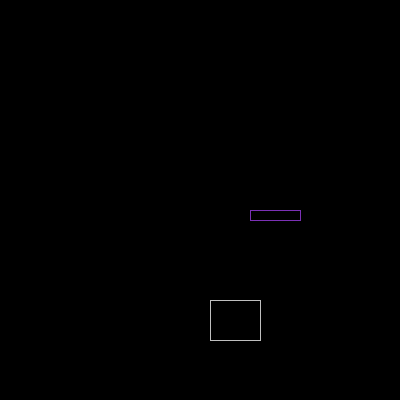
Frame 1 (no input)
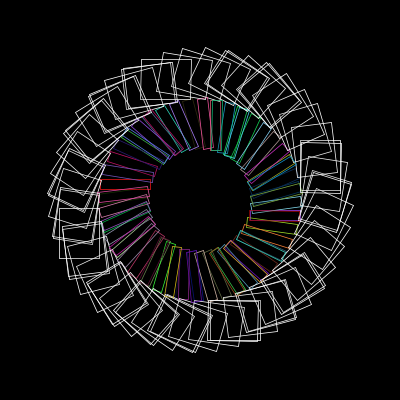
Frame 60 (the mouse pressed at the canvas centre just before this capture)
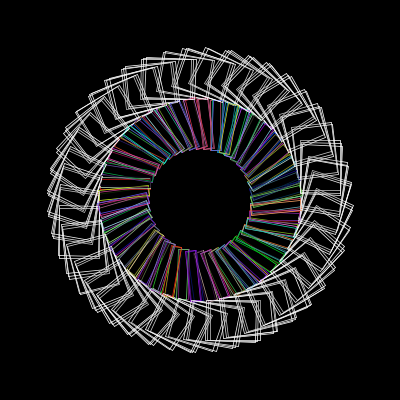
Frame 120 (the mouse held since frame 60 and released just before this capture)

The Processing sketch that drew these frames (run headless with seeded random() and noise(); from frame 60 on, the mouse is pressed at the canvas centre):

// Processing sketch: processing_185285
// ── processing_185285.pde

/*=======================================
"The Eye"
For-Doodle/Lab
  
Modified 2/10/2015
    
Sarah Hockman
hockman.25@osu.edu
hockman.25@gmail.com
    
Created for Art 3001 - Data Visualization
BFA in Art and Technology
The Ohio State University
http://www.openprocessing.org/classroom/4626
    
=======================================*/


float r=0;
float s=10;

void setup() {
  size(400,400);
  background(0);
  smooth();
  strokeWeight(.75); //thickness of line
  
}

void draw () {
  translate(200,200);
   rotate(r);
  
    stroke(random (255), random (255), random (255)); 
     fill(0,30);
     rect(50,10,50,10);
       stroke(255);
       fill(0,10); 
       rect(10,100,50,40);
  r++;
      
  }
